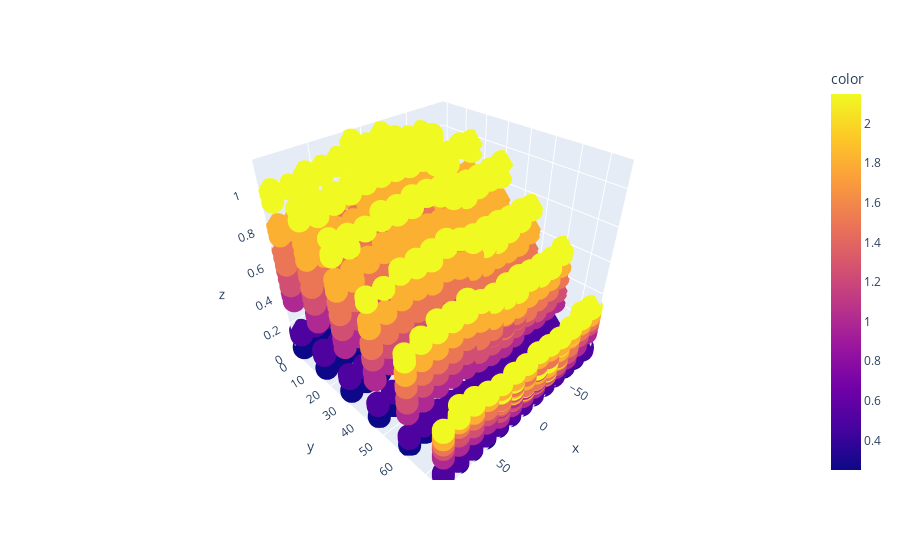

Notebook code for this chart:
### Code cell
fig = px.scatter_3d(
    z=LD_1['DI'],
    x=LD_1['a (degrees)'],
    y=LD_1['$ (degrees)'],
    color=LD_1['Velocity (km/s)']
)
fig.show()

### Figure 1 — Plotly figure (JSON) as saved in the notebook; plotly's stock layout.template omitted (floating-point values rounded to 4 significant figures; data arrays with more than 128 entries replaced by an {"elided": "..."} marker saying what was removed)
{"data": [{"hovertemplate": "x=%{x}<br>y=%{y}<br>z=%{z}<br>color=%{marker.color}<extra></extra>", "legendgroup": "", "marker": {"color": {"elided": "1635 float values"}, "coloraxis": "coloraxis", "symbol": "circle"}, "mode": "markers", "name": "", "scene": "scene", "showlegend": false, "type": "scatter3d", "x": {"elided": "1635 int values"}, "y": {"elided": "1635 int values"}, "z": {"elided": "1635 float values"}}], "layout": {"coloraxis": {"colorbar": {"title": {"text": "color"}}, "colorscale": [[0, "#0d0887"], [0.1111, "#46039f"], [0.2222, "#7201a8"], [0.3333, "#9c179e"], [0.4444, "#bd3786"], [0.5556, "#d8576b"], [0.6667, "#ed7953"], [0.7778, "#fb9f3a"], [0.8889, "#fdca26"], [1, "#f0f921"]]}, "legend": {"tracegroupgap": 0}, "margin": {"t": 60}, "scene": {"domain": {"x": [0, 1], "y": [0, 1]}, "xaxis": {"title": {"text": "x"}}, "yaxis": {"title": {"text": "y"}}, "zaxis": {"title": {"text": "z"}}}}}
